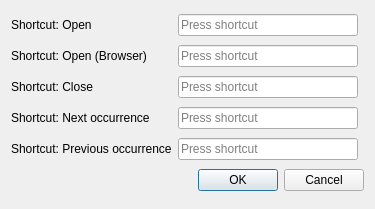
<?xml version="1.0" encoding="UTF-8"?>
<ui version="4.0">
 <class>Settings</class>
 <widget class="QDialog" name="Settings">
  <property name="geometry">
   <rect>
    <x>0</x>
    <y>0</y>
    <width>375</width>
    <height>209</height>
   </rect>
  </property>
  <property name="sizePolicy">
   <sizepolicy hsizetype="Fixed" vsizetype="Fixed">
    <horstretch>0</horstretch>
    <verstretch>0</verstretch>
   </sizepolicy>
  </property>
  <property name="windowTitle">
   <string>Searchbar Settings</string>
  </property>
  <layout class="QGridLayout" name="gridLayout">
   <item row="1" column="1">
    <widget class="QKeySequenceEdit" name="shortcutOpenBrowser">
     <property name="toolTip">
      <string>&lt;html&gt;&lt;head/&gt;&lt;body&gt;&lt;p&gt;The &amp;quot;Edit Current&amp;quot; window may be in one of two modes: obscure mode, or presentation mode. While in presentation mode, the persistent editor will &lt;span style=&quot; font-weight:600;&quot;&gt;not&lt;/span&gt; obscure the fields, when the card is currently showing the frontside of the card. This shortcut can be triggered in the editor. (default: &amp;quot;Ctrl+P&amp;quot;)&lt;/p&gt;&lt;/body&gt;&lt;/html&gt;</string>
     </property>
    </widget>
   </item>
   <item row="5" column="1" colspan="2">
    <widget class="QDialogButtonBox" name="buttonBox">
     <property name="orientation">
      <enum>Qt::Horizontal</enum>
     </property>
     <property name="standardButtons">
      <set>QDialogButtonBox::Cancel|QDialogButtonBox::Ok</set>
     </property>
    </widget>
   </item>
   <item row="0" column="1">
    <widget class="QKeySequenceEdit" name="shortcutOpen">
     <property name="toolTip">
      <string>&lt;html&gt;&lt;head/&gt;&lt;body&gt;&lt;p&gt;Use this shortcut to flip between the front and the back of a given card. Can be used in the reviewer window. (default: &amp;quot;C&amp;quot;)&lt;/p&gt;&lt;/body&gt;&lt;/html&gt;</string>
     </property>
    </widget>
   </item>
   <item row="0" column="0">
    <widget class="QLabel" name="labelOpen">
     <property name="toolTip">
      <string>&lt;html&gt;&lt;head/&gt;&lt;body&gt;&lt;p&gt;Use this shortcut to flip between the front and the back of a given card. Can be used in the reviewer window. (default: &amp;quot;C&amp;quot;)&lt;/p&gt;&lt;/body&gt;&lt;/html&gt;</string>
     </property>
     <property name="text">
      <string>Shortcut: Open</string>
     </property>
    </widget>
   </item>
   <item row="3" column="0">
    <widget class="QLabel" name="labelNext">
     <property name="text">
      <string>Shortcut: Next occurrence</string>
     </property>
    </widget>
   </item>
   <item row="1" column="0">
    <widget class="QLabel" name="labelOpenBrowser">
     <property name="toolTip">
      <string>&lt;html&gt;&lt;head/&gt;&lt;body&gt;&lt;p&gt;The &amp;quot;Edit Current&amp;quot; window may be in one of two modes: obscure mode, or presentation mode. While in presentation mode, the persistent editor will &lt;span style=&quot; font-weight:600;&quot;&gt;not&lt;/span&gt; obscure the fields, when the card is currently showing the frontside of the card. This shortcut can be triggered in the editor. (default: &amp;quot;Ctrl+P&amp;quot;)&lt;/p&gt;&lt;/body&gt;&lt;/html&gt;</string>
     </property>
     <property name="text">
      <string>Shortcut: Open (Browser)</string>
     </property>
    </widget>
   </item>
   <item row="4" column="0">
    <widget class="QLabel" name="labelPrevious">
     <property name="text">
      <string>Shortcut: Previous occurrence</string>
     </property>
    </widget>
   </item>
   <item row="2" column="0">
    <widget class="QLabel" name="labelClose">
     <property name="text">
      <string>Shortcut: Close</string>
     </property>
    </widget>
   </item>
   <item row="2" column="1">
    <widget class="QKeySequenceEdit" name="shortcutClose"/>
   </item>
   <item row="3" column="1">
    <widget class="QKeySequenceEdit" name="shortcutNext"/>
   </item>
   <item row="4" column="1">
    <widget class="QKeySequenceEdit" name="shortcutPrevious"/>
   </item>
  </layout>
 </widget>
 <resources/>
 <connections>
  <connection>
   <sender>buttonBox</sender>
   <signal>accepted()</signal>
   <receiver>Settings</receiver>
   <slot>accept()</slot>
   <hints>
    <hint type="sourcelabel">
     <x>248</x>
     <y>254</y>
    </hint>
    <hint type="destinationlabel">
     <x>157</x>
     <y>274</y>
    </hint>
   </hints>
  </connection>
  <connection>
   <sender>buttonBox</sender>
   <signal>rejected()</signal>
   <receiver>Settings</receiver>
   <slot>reject()</slot>
   <hints>
    <hint type="sourcelabel">
     <x>316</x>
     <y>260</y>
    </hint>
    <hint type="destinationlabel">
     <x>286</x>
     <y>274</y>
    </hint>
   </hints>
  </connection>
 </connections>
</ui>
